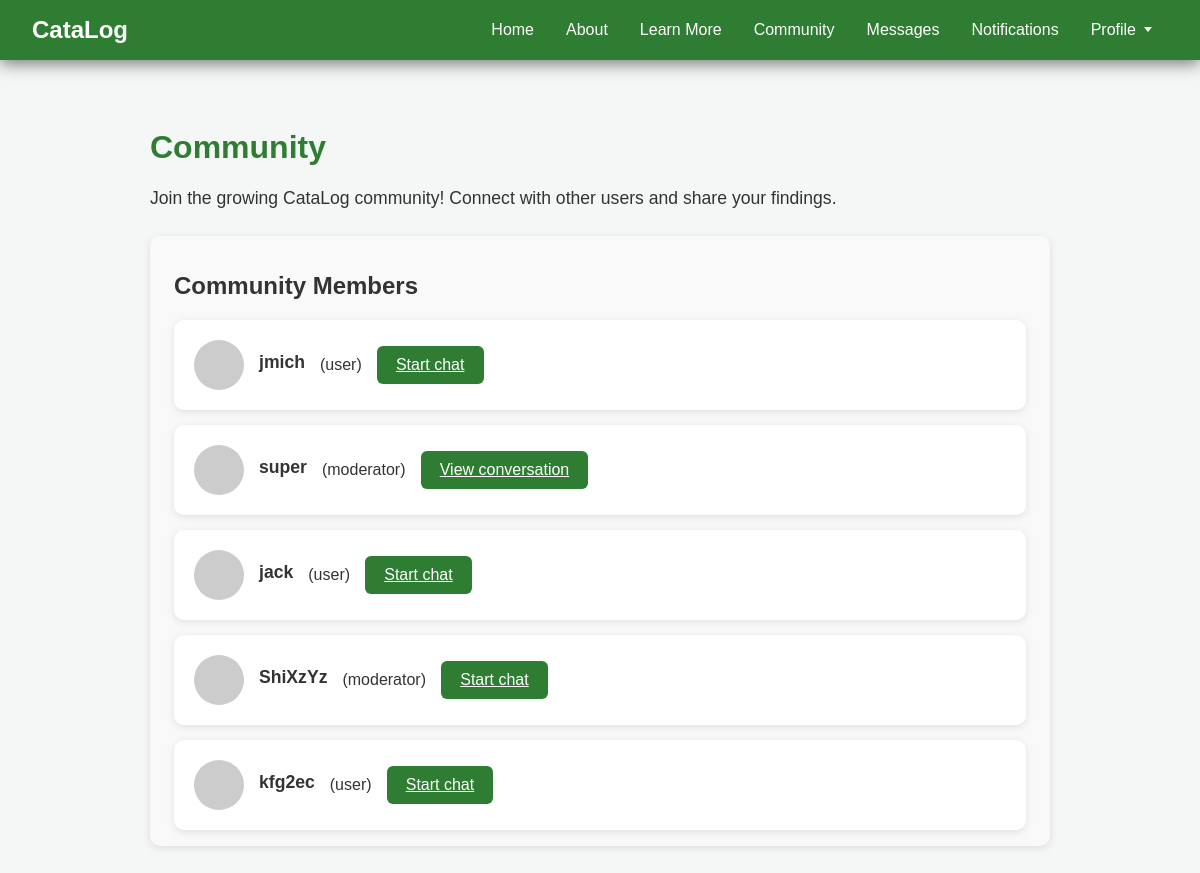
Page /community/ (signed in) on the committed database.
### home/models.py (models this page shows, shortened)
class CustomUser(AbstractUser):
    ROLE_CHOICES = (
        ('user', 'User'),
        ('moderator', 'Moderator'),
    )
    role = models.CharField(max_length=10, choices=ROLE_CHOICES, default='user')
    avatar = models.ForeignKey(CustomImage, on_delete=models.SET_NULL, null=True, blank=True, default=None)
    bio = models.TextField(blank=True)
    sustainability_interests = models.CharField(max_length=255, blank=True)
    nickname = models.CharField(max_length=100, blank=True)
    profile_completed = models.BooleanField(default=False)

### home/views.py (the view)
# urls.py: path('community/', views.community, name='community'),
def community(request):
    other_users = []
    conversants = []
    if request.user.is_authenticated:
        other_users = CustomUser.objects.exclude(id=request.user.id)
        conversants = CustomUser.objects.filter(conversations__participants=request.user).exclude(id=request.user.id).distinct()
        for user in other_users:
            user.conversant = user in conversants
    return render(request, 'home/community.html', {'other_users': other_users, "conversants": conversants})

### home/context_processors.py (called while the page is built)
def unread_messages(request):
    if request.user.is_authenticated:
        unread_count = Message.objects.filter(
            conversation__participants=request.user
        ).exclude(
            sender=request.user
        ).exclude(
            read_by=request.user
        ).count()
        return {'unread_message_count': unread_count}
    return {'unread_message_count': 0}

def unread_notifications(request):
    if request.user.is_authenticated:
        unread_count = Notification.objects.filter(
            recipient=request.user,
            is_read=False
        ).count()
        return {'unread_notification_count': unread_count}
    return {'unread_notification_count': 0}

### home/templates/home/community.html (shortened to what this page needs)
{% extends "base.html" %}
{% block content %}
<div class="page-container">
    <h1 class="page-title">Community</h1>
    <p class="page-text">
        Join the growing CataLog community! Connect with other users and share your findings.
    </p>
    <section class="community-section">
        <h2>Community Members</h2>
        <div class="conversations-list">
            {% for other_user in other_users %}
            <div class="conversation-card">
                {% if other_user.avatar %}
                <img src="{{ other_user.avatar.url }}" alt="{{ other_user.username }}'s avatar"
                    style="width: 50px; height: 50px; border-radius: 50%;">
                {% else %}
                <div style="width: 50px; height: 50px; border-radius: 50%; background-color: #ccc;"></div>
                {% endif %}
                <div class="conversation-name">
                                    {{ other_user.nickname|default:other_user.username }}
                        </div>
                <span class="user-role">({{ other_user.role }})</span>
                {% if user.is_authenticated %}
                <a href="{% url 'create_conversation' user_id=other_user.id %}" class="community-btn">{{ other_user.conversant|yesno:"View conversation,Start chat" }}</a>
                {% endif %}
            </div>
            {% empty %}
            <div class="no-users">Log in to see community members!</div>
            {% endfor %}
        </div>
    </section>
</div>
{% endblock %}

### home/templates/base.html (shortened to what this page needs)
{% load static %}
<!DOCTYPE html>
<html>
<head>
    <link rel="stylesheet" href="{% static 'home/style.css' %}">
    <link href="https://api.mapbox.com/mapbox-gl-js/v3.0.0/mapbox-gl.css" rel="stylesheet">
</head>
<body>
    <nav>
        <h2>CataLog</h2>
        <ul>
            <li><a href="{% url 'index' %}">Home</a></li>
            <li><a href="{% url 'about' %}">About</a></li>
            <li><a href="{% url 'learn' %}">Learn More</a></li>
            <li><a href="{% url 'community' %}">Community</a></li>
            {% if user.is_authenticated %}
            <li><a href="{% url 'conversation_list' %}">Messages</a></li>
            <li><a href="{% url 'notifications' %}">Notifications</a></li>
            <li class="profile-dropdown">
                <a href="#" class="profile-toggle">Profile</a>
            </li>
            {% else %}
                <li><a href="/accounts/login/">Login</a></li>
            {% endif %}
        </ul>
    </nav>
    {% block content %}{% endblock %}
</body>
</html>

### home/static/home/style.css (style rules this page uses)
:root { --bg-primary: #f4f7f5; --bg-secondary: #ffffff; --bg-card: #ffffff; --text-primary: #333; --text-secondary: #777; --text-muted: #999; --nav-bg: #2e7d32; --nav-hover: #388e3c; --border-color: #ccc; --border-light: #e0e0e0; --shadow-sm: rgba(0, 0, 0, 0.1); --shadow-md: rgba(0, 0, 0, 0.15); --input-bg: #ffffff; --input-border: #ccc; }
html, body { margin: 0; font-family: Arial, sans-serif; background-color: var(--bg-primary); color: var(--text-primary); height: 100%; }
nav { background-color: var(--nav-bg); color: white; display: flex; justify-content: space-between; align-items: center; padding-left: 2rem; padding-right: 2rem; box-shadow: 0 4px 15px rgba(0, 0, 0, 0.5); position: relative; z-index: 10; height: 60px; }
nav ul { list-style: none; display: flex; margin: 0; padding: 0; height: 100%; }
nav li { height: 100%; display: flex; align-items: center; }
nav ul a { display: flex; height: 100%; align-items: center; color: white; text-decoration: none; transition: background-color 0.3s ease; padding: 0 1rem; }
.profile-dropdown { position: relative; }
.profile-toggle { cursor: pointer; user-select: none; }
.profile-toggle::after { content: ''; display: inline-block; width: 0; height: 0; margin-left: 8px; margin-bottom: 2px; border-left: 4px solid transparent; border-right: 4px solid transparent; border-top: 5px solid white; transition: transform 0.3s ease; }
.page-container { max-width: 900px; margin: 2rem auto; padding: 1rem 2rem; }
.page-title { color: #2e7d32; font-size: 2rem; margin-bottom: 0.5rem; }
.page-text { font-size: 1.1rem; line-height: 1.6; color: var(--text-primary); margin-bottom: 1.5rem; }
.community-section { margin-bottom: 2rem; background-color: #f9f9f9; border-radius: 10px; padding: 1rem 1.5rem; box-shadow: 0 2px 8px rgba(0, 0, 0, 0.1); }
.community-btn { background-color: #2e7d32; color: white; border: none; padding: 0.6rem 1.2rem; border-radius: 6px; cursor: pointer; transition: background-color 0.2s ease-in-out; }
.conversations-list { display: flex; flex-direction: column; gap: 15px; }
.conversation-card { display: flex; align-items: center; gap: 15px; background-color: var(--bg-card); padding: 20px; border-radius: 10px; box-shadow: 0 2px 8px rgba(0, 0, 0, 0.1); text-decoration: none; color: inherit; transition: all 0.2s ease; }
.conversation-name { font-weight: 600; font-size: 1.1rem; color: var(--text-primary); margin-bottom: 5px; }

### rows in the picture
CustomUser: nickname "jmich", role "user", conversant "Start chat"
CustomUser: nickname "super", role "moderator", conversant "View conversation"
CustomUser: nickname "jack", role "user", conversant "Start chat"
CustomUser: nickname "ShiXzYz", role "moderator", conversant "Start chat"
CustomUser: nickname "kfg2ec", role "user", conversant "Start chat"
